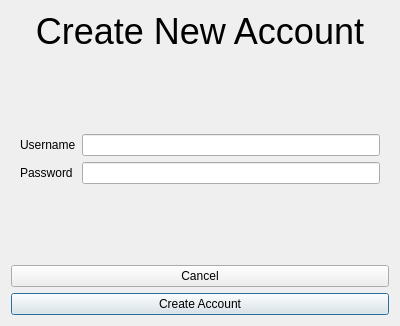
<?xml version="1.0" encoding="UTF-8"?>
<ui version="4.0">
 <class>Dialog</class>
 <widget class="QDialog" name="Dialog">
  <property name="geometry">
   <rect>
    <x>0</x>
    <y>0</y>
    <width>400</width>
    <height>326</height>
   </rect>
  </property>
  <property name="windowTitle">
   <string>Dialog</string>
  </property>
  <property name="sizeGripEnabled">
   <bool>false</bool>
  </property>
  <property name="modal">
   <bool>false</bool>
  </property>
  <layout class="QGridLayout" name="gridLayout">
   <item row="0" column="0">
    <widget class="QLabel" name="label_6">
     <property name="font">
      <font>
       <pointsize>27</pointsize>
      </font>
     </property>
     <property name="text">
      <string>Create New Account</string>
     </property>
     <property name="textFormat">
      <enum>Qt::AutoText</enum>
     </property>
     <property name="alignment">
      <set>Qt::AlignCenter</set>
     </property>
    </widget>
   </item>
   <item row="5" column="0">
    <widget class="QPushButton" name="pushButton">
     <property name="text">
      <string>Cancel</string>
     </property>
     <property name="autoDefault">
      <bool>false</bool>
     </property>
    </widget>
   </item>
   <item row="3" column="0">
    <spacer name="verticalSpacer_2">
     <property name="orientation">
      <enum>Qt::Vertical</enum>
     </property>
     <property name="sizeHint" stdset="0">
      <size>
       <width>20</width>
       <height>40</height>
      </size>
     </property>
    </spacer>
   </item>
   <item row="1" column="0">
    <spacer name="verticalSpacer">
     <property name="orientation">
      <enum>Qt::Vertical</enum>
     </property>
     <property name="sizeHint" stdset="0">
      <size>
       <width>20</width>
       <height>40</height>
      </size>
     </property>
    </spacer>
   </item>
   <item row="2" column="0">
    <widget class="QFrame" name="frame">
     <property name="frameShape">
      <enum>QFrame::NoFrame</enum>
     </property>
     <property name="frameShadow">
      <enum>QFrame::Raised</enum>
     </property>
     <property name="lineWidth">
      <number>0</number>
     </property>
     <layout class="QFormLayout" name="formLayout">
      <item row="0" column="0">
       <widget class="QLabel" name="label_2">
        <property name="text">
         <string>Username</string>
        </property>
       </widget>
      </item>
      <item row="0" column="1">
       <widget class="QLineEdit" name="lineEdit"/>
      </item>
      <item row="1" column="0">
       <widget class="QLabel" name="label">
        <property name="text">
         <string>Password</string>
        </property>
       </widget>
      </item>
      <item row="1" column="1">
       <widget class="QLineEdit" name="lineEdit_2">
        <property name="echoMode">
         <enum>QLineEdit::Password</enum>
        </property>
       </widget>
      </item>
     </layout>
    </widget>
   </item>
   <item row="6" column="0">
    <widget class="QPushButton" name="pushButton_3">
     <property name="text">
      <string>Create Account</string>
     </property>
    </widget>
   </item>
  </layout>
 </widget>
 <resources/>
 <connections/>
</ui>
